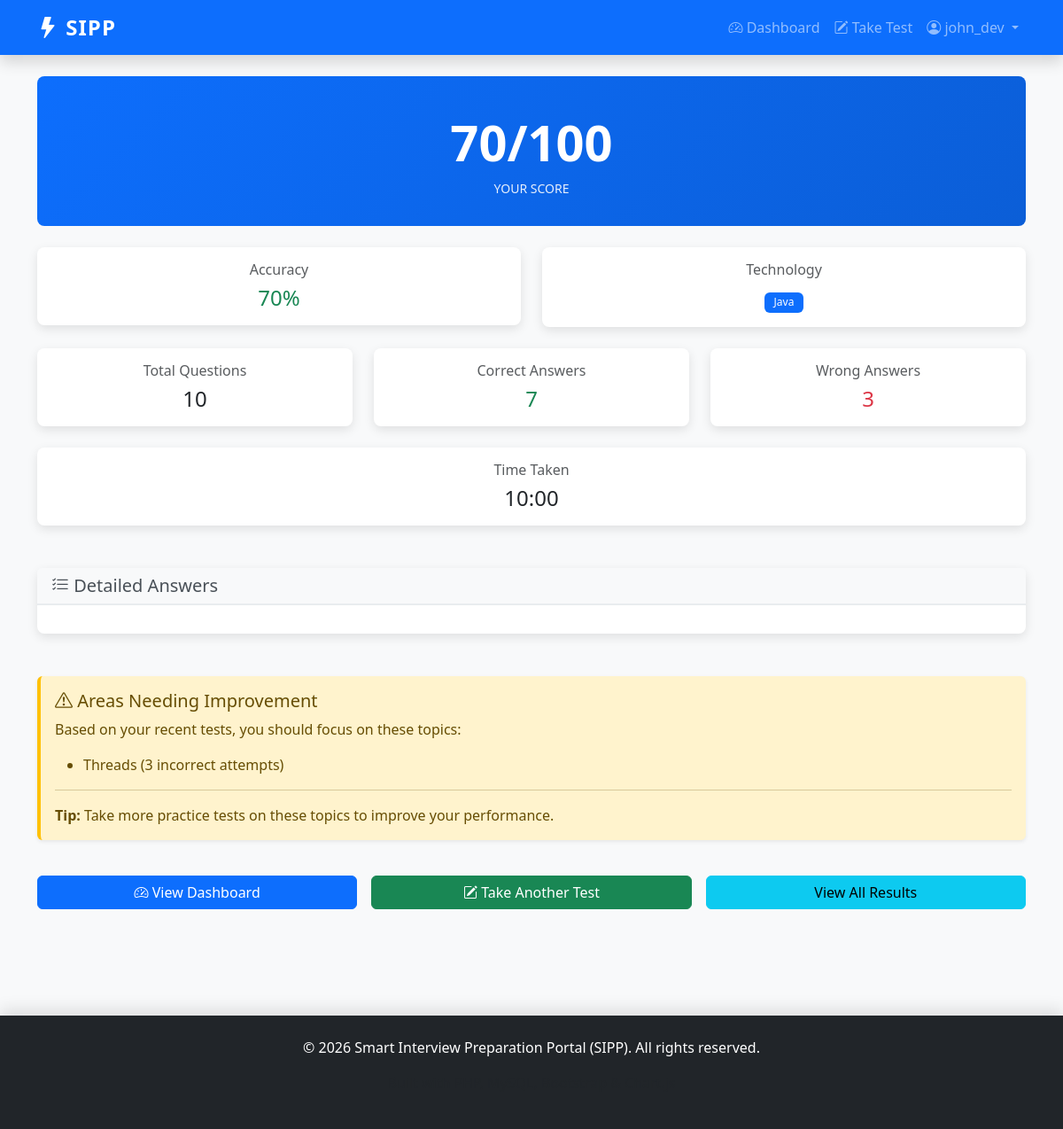
Page /test_result.php?result_id=3 (signed in) on the committed database.
### tables this page shows
CREATE TABLE `results` (
    `id` INT PRIMARY KEY AUTO_INCREMENT,
    `user_id` INT NOT NULL,
    `technology` ENUM('PHP', 'Java', 'React') NOT NULL,
    `total_questions` INT NOT NULL,
    `correct_answers` INT NOT NULL,
    `wrong_answers` INT NOT NULL,
    `accuracy_percentage` DECIMAL(5, 2),
    `score` INT,
    `test_duration_seconds` INT,
    `test_date` TIMESTAMP DEFAULT CURRENT_TIMESTAMP,
    FOREIGN KEY (user_id) REFERENCES users(id) ON DELETE CASCADE,
    INDEX idx_user_id (user_id),
    INDEX idx_technology (technology),
    INDEX idx_test_date (test_date)
);

CREATE TABLE `weak_topics` (
    `id` INT PRIMARY KEY AUTO_INCREMENT,
    `user_id` INT NOT NULL,
    `technology` ENUM('PHP', 'Java', 'React') NOT NULL,
    `topic` VARCHAR(100) NOT NULL,
    `wrong_count` INT DEFAULT 0,
    `correct_count` INT DEFAULT 0,
    `last_attempted` TIMESTAMP DEFAULT CURRENT_TIMESTAMP ON UPDATE CURRENT_TIMESTAMP,
    UNIQUE KEY unique_user_tech_topic (user_id, technology, topic),
    FOREIGN KEY (user_id) REFERENCES users(id) ON DELETE CASCADE,
    INDEX idx_user_id (user_id),
    INDEX idx_technology (technology),
    INDEX idx_topic (topic)
);

### models/Result.php (called while the page is built, shortened)
<?php
class Result {
    private $connection;
    private $results_table = 'results';
    private $weak_topics_table = 'weak_topics';
    public function __construct($connection) {
        $this->connection = $connection;
    }
    public function getResultById($id, $user_id) {
        $query = "SELECT * FROM $this->results_table WHERE id = ? AND user_id = ?";
        $stmt = $this->connection->prepare($query);
        $stmt->bind_param("ii", $id, $user_id);
        $stmt->execute();
        $result = $stmt->get_result();
        if ($result->num_rows > 0) {
            $res = $result->fetch_assoc();
            return $res;
        }
        return false;
    }
    public function getWeakTopics($user_id, $technology = null) {
        if ($technology) {
            $query = "SELECT * FROM $this->weak_topics_table WHERE user_id = ? AND technology = ? AND wrong_count >= 3 ORDER BY wrong_count DESC";
            $stmt = $this->connection->prepare($query);
            $stmt->bind_param("is", $user_id, $technology);
        } else {
            $query = "SELECT * FROM $this->weak_topics_table WHERE user_id = ? AND wrong_count >= 3 ORDER BY wrong_count DESC";
            $stmt = $this->connection->prepare($query);
            $stmt->bind_param("i", $user_id);
        }
        $stmt->execute();
        $result = $stmt->get_result();
        $topics = array();
        while ($row = $result->fetch_assoc()) {
            $topics[] = $row;
        }
        return $topics;
    }
}
?>

### test_result.php (the view, shortened to what this page needs)
<?php
require_once 'config/Database.php';
require_once 'models/Result.php';
$database = new Database();
$connection = $database->connect();
$result_model = new Result($connection);
$user_id = $_SESSION['user_id'];
$result_id = isset($_GET['result_id']) ? (int)$_GET['result_id'] : 0;
$test_result = $result_model->getResultById($result_id, $user_id);
$weak_topics = $result_model->getWeakTopics($user_id, $test_result['technology']);
include 'views/header.php';
?>
<div class="result-score">
    <div class="result-score-big"><?php echo (int)$test_result['score']; ?>/100</div>
    <div class="result-score-label">Your Score</div>
</div>
<div class="row g-4 mb-5">
    <div class="col-md-6">
        <div class="card">
            <div class="card-body text-center">
                <h6 class="text-muted mb-2">Accuracy</h6>
                <div class="h4 text-success mb-0"><?php echo (float)$test_result['accuracy_percentage']; ?>%</div>
            </div>
        </div>
    </div>
    <div class="col-md-6">
        <div class="card">
            <div class="card-body text-center">
                <h6 class="text-muted mb-2">Technology</h6>
                <div class="h4 mb-0">
                    <span class="badge bg-primary"><?php echo htmlspecialchars($test_result['technology']); ?></span>
                </div>
            </div>
        </div>
    </div>
    <div class="col-md-4">
        <div class="card">
            <div class="card-body text-center">
                <h6 class="text-muted mb-2">Total Questions</h6>
                <div class="h4 mb-0"><?php echo $test_result['total_questions']; ?></div>
            </div>
        </div>
    </div>
    <div class="col-md-4">
        <div class="card">
            <div class="card-body text-center">
                <h6 class="text-muted mb-2">Correct Answers</h6>
                <div class="h4 text-success mb-0"><?php echo $test_result['correct_answers']; ?></div>
            </div>
        </div>
    </div>
    <div class="col-md-4">
        <div class="card">
            <div class="card-body text-center">
                <h6 class="text-muted mb-2">Wrong Answers</h6>
                <div class="h4 text-danger mb-0"><?php echo $test_result['wrong_answers']; ?></div>
            </div>
        </div>
    </div>
    <div class="col-12">
        <div class="card">
            <div class="card-body text-center">
                <h6 class="text-muted mb-2">Time Taken</h6>
                <div class="h4 mb-0">
                    <?php
                    $duration = $test_result['test_duration_seconds'];
                    $minutes = floor($duration / 60);
                    $seconds = $duration % 60;
                    echo sprintf("%02d:%02d", $minutes, $seconds);
                    ?>
                </div>
            </div>
        </div>
    </div>
</div>
<div class="card mb-5">
    <div class="card-header">
        <h5 class="mb-0">
            <i class="bi bi-list-check"></i> Detailed Answers
        </h5>
    </div>
    <div class="card-body">
    </div>
</div>
<?php if (!empty($weak_topics)): ?>
    <div class="alert alert-warning" role="alert">
        <h5 class="alert-heading">
            <i class="bi bi-exclamation-triangle"></i> Areas Needing Improvement
        </h5>
        <p>Based on your recent tests, you should focus on these topics:</p>
        <ul class="mb-0">
            <?php foreach ($weak_topics as $topic): ?>
                <li><?php echo htmlspecialchars($topic['topic']); ?> (<?php echo $topic['wrong_count']; ?> incorrect attempts)</li>
            <?php endforeach; ?>
        </ul>
        <hr>
        <p class="mb-0"><strong>Tip:</strong> Take more practice tests on these topics to improve your performance.</p>
    </div>
<?php endif; ?>
<div class="row g-3 mt-4 mb-5">
    <div class="col-md-4">
        <a href="dashboard.php" class="btn btn-primary w-100">
            <i class="bi bi-speedometer2"></i> View Dashboard
        </a>
    </div>
    <div class="col-md-4">
        <a href="test.php" class="btn btn-success w-100">
            <i class="bi bi-pencil-square"></i> Take Another Test
        </a>
    </div>
    <div class="col-md-4">
        <a href="results.php" class="btn btn-info w-100">
            <i class="bi bi-history"></i> View All Results
        </a>
    </div>
</div>
<?php include 'views/footer.php'; ?>

### assets/css/style.css (style rules this page uses)
:root { --primary-color: #0d6efd; --success-color: #198754; --danger-color: #dc3545; --warning-color: #ffc107; --info-color: #0dcaf0; --light-bg: #f8f9fa; --shadow: 0 0.5rem 1rem rgba(0, 0, 0, 0.15); }
* { margin: 0; padding: 0; box-sizing: border-box; }
body { font-family: 'Segoe UI', Tahoma, Geneva, Verdana, sans-serif; background-color: #f8f9fa; color: #333; min-height: 100vh; display: flex; flex-direction: column; }
.card { border: none; border-radius: 0.5rem; box-shadow: 0 0.25rem 0.75rem rgba(0, 0, 0, 0.1); transition: transform 0.3s ease, box-shadow 0.3s ease; }
.card-header { background-color: #f8f9fa; border-bottom: 2px solid #e9ecef; font-weight: 600; color: #495057; }
.btn { border-radius: 0.375rem; font-weight: 500; transition: all 0.3s ease; }
.btn-primary { background-color: var(--primary-color); border-color: var(--primary-color); }
.alert { border-radius: 0.375rem; border: none; box-shadow: 0 0.125rem 0.25rem rgba(0, 0, 0, 0.075); }
.alert-warning { background-color: #fff3cd; color: #664d03; border-left: 4px solid var(--warning-color); }
.result-score { text-align: center; padding: 2rem; background: linear-gradient(135deg, var(--primary-color), #0b5ed7); color: white; border-radius: 0.5rem; margin-bottom: 1.5rem; }
.result-score-big { font-size: 3.5rem; font-weight: 700; }
.result-score-label { font-size: 0.875rem; text-transform: uppercase; opacity: 0.9; }
.badge { padding: 0.35rem 0.65rem; font-weight: 500; font-size: 0.75rem; }

### rows in the picture
results: score "70", accuracy_percentage "70", technology "Java", total_questions "10", correct_answers "7", wrong_answers "3", test_duration_seconds "10", test_duration_seconds "00"
weak_topics: topic "Threads", wrong_count "3"

### other values in the picture
$_SESSION['username'] "john_dev"
